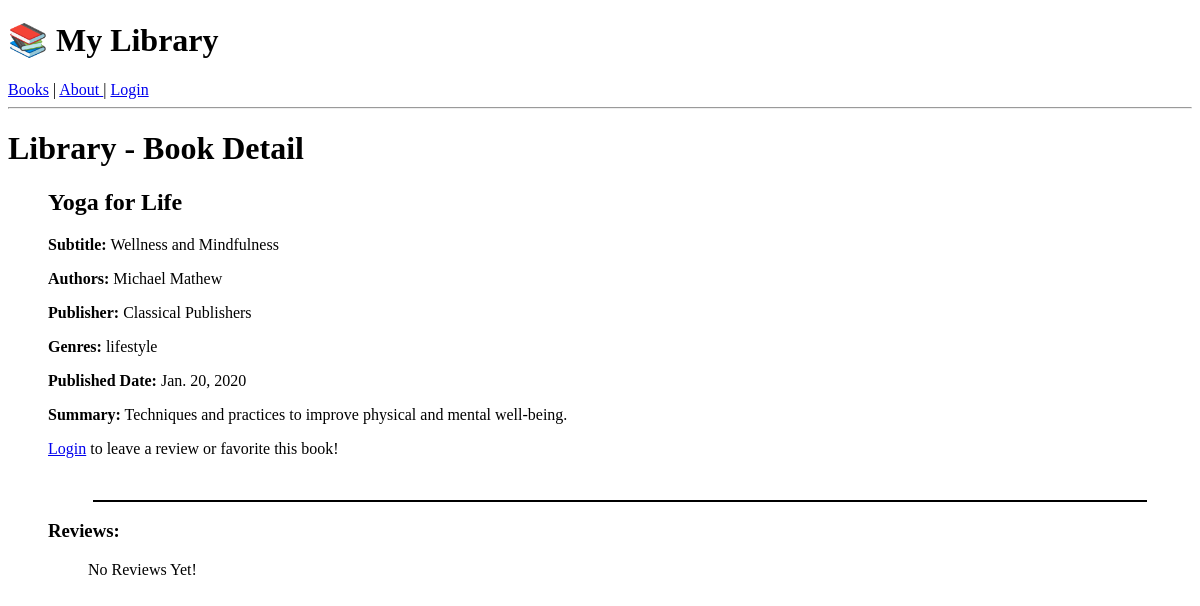
The page /book/yoga-for-life on the database as committed earlier.
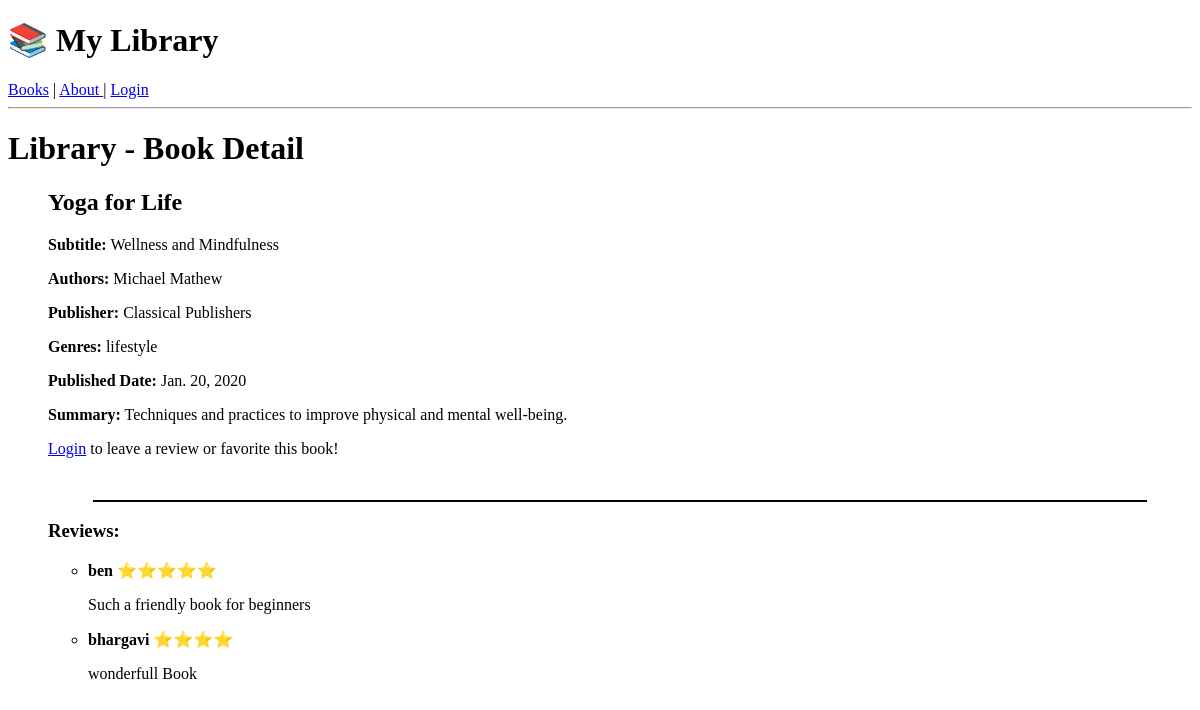
The same page on the database as committed later.
### library/models.py (models this page shows, shortened)
class Book(models.Model):
    title = models.CharField(max_length=100)
    publish_date = models.DateField()
    subtitle = models.CharField(max_length=100, blank=True)
    authors = models.ManyToManyField(Author, verbose_name=("Author"))
    publisher = models.ForeignKey(
        Publisher, null=True, blank=True, on_delete=models.SET_NULL)
    genres = models.ManyToManyField(Genre, verbose_name=("Genre"))
    summary = models.TextField(blank=True)
    cover = models.ImageField(upload_to='covers/', null=True, blank=True)
    slug = models.SlugField(max_length=200, blank=True, null=True, unique=True)
    created_at = models.DateTimeField(auto_now_add=True)
    updated_at = models.DateTimeField(auto_now=True)
    class Meta:
        ordering = ['-publish_date', 'title']

class Author(models.Model):
    first_name = models.CharField(max_length=100)
    last_name = models.CharField(max_length=100)
    class Meta:
        ordering = ['last_name', 'first_name']
    def __str__(self):
        return f" {self.first_name} {self.last_name} "

class Publisher(models.Model):
    name = models.CharField(max_length=100)
    website = models.URLField(blank=True, null=True)
    def __str__(self):
        return f"{self.name}"

class Genre(models.Model):
    name = models.CharField(max_length=100, unique=True)
    class Meta:
        ordering = ['name']
    def __str__(self):
        return f"{self.name}"

class Review(models.Model):
    book = models.ForeignKey(Book, on_delete=models.CASCADE, related_name="reviews")
    user = models.ForeignKey(User, on_delete=models.CASCADE)
    rating = models.PositiveIntegerField(default=1)
    comment = models.TextField(blank=True)
    created_at = models.DateTimeField(auto_now_add=True)
    class Meta:
        ordering= ["-created_at"]
        unique_together = ('book','user')

### library/views.py (the view)
# urls.py: path('book/<slug:slug>', BookDetailView.as_view(), name="book_detail"),
class BookDetailView(DetailView):
    model = Book
    template_name =  'books/book_detail.html'
    context_object_name = "book"
    slug_field = "slug"
    slug_url_kwarg = "slug"
    def get_context_data(self, **kwargs):
        context = super().get_context_data(**kwargs)
        book = self.get_object()
        user = self.request.user
        context['reviews'] = book.reviews.all()
        context['review_form'] = ReviewForm()
        if user.is_authenticated:
            context['is_favorite'] = Favorite.objects.filter(book=book, user=user).exists()
        else:
            context["is_favorite"] = False
        return context

### library/templates/books/book_detail.html (shortened to what this page needs)
{% extends "base.html" %}
{% load static %}
{% block content %}
    <h1>Library - Book Detail</h1>
    <ul>
        <h2>{{ book.title }}
        </h2>
        <p><strong>Subtitle:</strong> {{ book.subtitle }}</p>
        <p><strong>Authors:</strong> {{ book.authors.all|join:", " }}</p>
        <p><strong>Publisher:</strong> {{ book.publisher }}</p>
        <p><strong>Genres:</strong> {{ book.genres.all|join:", " }}</p>
        <p><strong>Published Date:</strong> {{ book.publish_date }}</p>
        <p><strong>Summary:</strong> {{ book.summary }}</p>
        {% if user.is_authenticated %}
            <form method="POST" action="{% url 'toggle_favorite' book.slug %}">
                {% csrf_token %}
                {% comment %} {% if user in book.favorited_by.all.values_list('user', flat=True) %} {% endcomment %}
                {% if is_favorite %}
                    <button type="submit">💔 Remove from Favorites</button>
                {% else %}
                    <button type="submit">❤️ Add to Favorites</button>
                {% endif %}
            </form>
            <hr style="border: 0.5px solid black; width: 92%;">
            <h3>Leave a Review</h3>
            <form method="POST" action="{% url 'add_review' book.slug %}">
                {% csrf_token %}
                {{ review_form.as_p }}
                <button type="submit"> Submit Review</button>
            </form>
        {% else %}
            <p><a href="{% url 'login' %}">Login</a> to leave a review or favorite this book!</p>
        {% endif %}
        <hr style="border: 0.5px solid black; width: 92%;">
        <h3>Reviews:</h3>
        <ul>
            {% for review in reviews.all %}
                <li>
                    <p><strong>{{review.user.username}}</strong>
                    {% for _ in ""|center:review.rating %}⭐️{% endfor %}
                    </p>
                    <p>{{review.comment}}</p>
                </li>
            {% empty %}
                <p> No Reviews Yet! </p>
            {%endfor%}
        </ul>
    </ul>
{% endblock content %}

### library/templates/base.html (shortened to what this page needs)
<!DOCTYPE html>
<html>
<head>
</head>
<body>
    <h1>📚 My Library</h1>
    <nav>
        <a href="{% url 'book_list' %}">Books</a>
        |
        <a href="/about/"> About </a>
        |
        {% if user.is_authenticated %}
        Hello , {{user.username.capitalize}}
        <form method="POST" action="{% url 'logout' %}">
            {% comment %} <a href="{% url 'logout' %}">Logout</a> {% endcomment %}
            {% comment %} csrf token for security which is required for POST requests that works like a password {% endcomment %}
            {% csrf_token %}
            <button type="submit">Logout</button>
        </form>
        {% else %}
        <a href="{% url 'login' %}">Login</a>
        {% endif %}
    </nav>
    <hr>
    {% block content %}{% endblock %}
</body>
</html>

Rows that differ between the two databases and show on the page:
added Review: user.username "ben", rating 5 (drawn), comment "Such a friendly book for beginners"
added Review: user.username "bhargavi", rating 4 (drawn), comment "wonderfull Book"
Other text that changed with them:
text no longer shown: "No Reviews Yet!"
